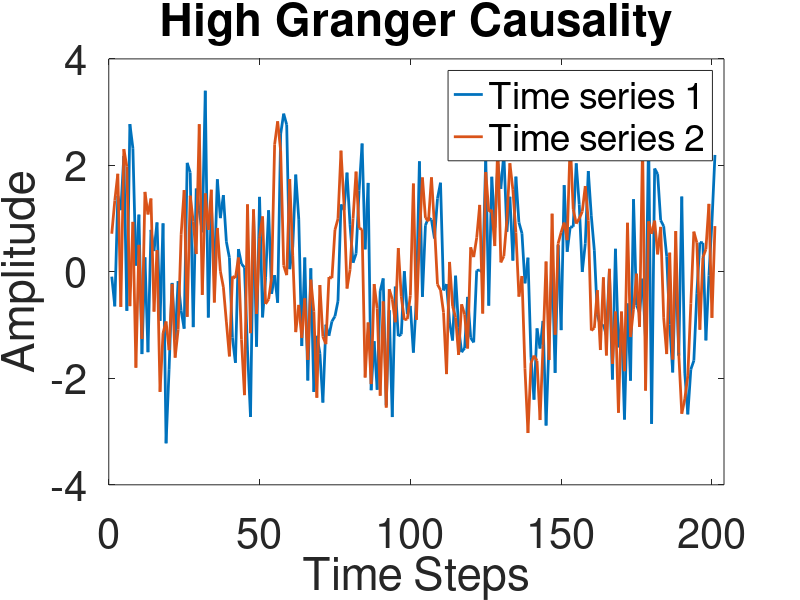

Here is the MATLAB script that generated this plot:
NT = 201; % 201 time steps
NCELL = 30; % 30 time series (i.e. biuluminescence data for 30 cells)
Ii = 1; % cell of interest (% in line b of the algorithm, it loops over all values of i. I am just doing this for one).
Jjtarget = 3; % cell to see if it affects cell Ii. (This is constructed so that we can detect a dependence)
time = linspace(0, 200, NT); % set up time
data = zeros(NT,NCELL); % initialize the data matrix
for i = 1 : NCELL,
    % Each time series is a sine curve with a slightly different period
    % near 24 h.
    data(:,i) = sin( time ./ (24+i*0.1)*(2*pi) )';
end;
% Each time series has noise in the signal
data = data + randn( size(data) );
% Cell 1's timeseries is really just a shifted version of the timeseries
% from Cell 3. So we expect Cell 3 to look connected to Cell 1.
data(3:end,Ii) = data(1:end-2,Jjtarget);
data(3:end,Ii) = data(3:end,Ii) + randn(size(data(3:end,Ii)))*0.5;

figure( 'Color', 'white' );
plot(data(:,Ii), 'LineWidth', 2);
% plot(data(:,2), 'LineWidth', 2);
hold;
plot(data(:,Jjtarget), 'LineWidth', 2);
% plot(data(:,4), 'LineWidth', 2);
xlim( [0 204] )

legend('Time series 1', 'Time series 2');
title('High Granger Causality');
ylabel('Amplitude');
xlabel('Time Steps');
set(gca,'fontsize', 30);